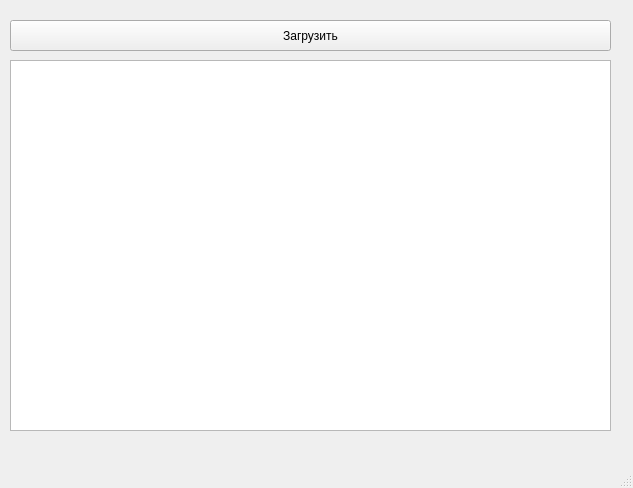
<?xml version="1.0" encoding="UTF-8"?>
<ui version="4.0">
 <class>MainWindow</class>
 <widget class="QMainWindow" name="MainWindow">
  <property name="geometry">
   <rect>
    <x>0</x>
    <y>0</y>
    <width>633</width>
    <height>488</height>
   </rect>
  </property>
  <property name="windowTitle">
   <string>MainWindow</string>
  </property>
  <widget class="QWidget" name="centralwidget">
   <widget class="QPushButton" name="pushButton">
    <property name="geometry">
     <rect>
      <x>10</x>
      <y>20</y>
      <width>601</width>
      <height>31</height>
     </rect>
    </property>
    <property name="text">
     <string>Загрузить</string>
    </property>
   </widget>
   <widget class="QTableWidget" name="tableWidget">
    <property name="geometry">
     <rect>
      <x>10</x>
      <y>60</y>
      <width>601</width>
      <height>371</height>
     </rect>
    </property>
   </widget>
  </widget>
  <widget class="QMenuBar" name="menubar">
   <property name="geometry">
    <rect>
     <x>0</x>
     <y>0</y>
     <width>633</width>
     <height>21</height>
    </rect>
   </property>
  </widget>
  <widget class="QStatusBar" name="statusbar"/>
 </widget>
 <resources/>
 <connections/>
</ui>
